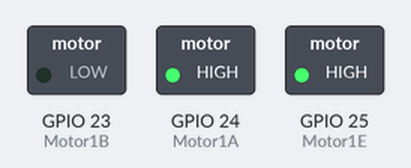
Bench run of a program on a simulated Raspberry Pi (BCM pin numbers). On the bench: switched loads named in the program (green lamp = pin HIGH).

Above: at 2.5 s.
At 7.5 s:
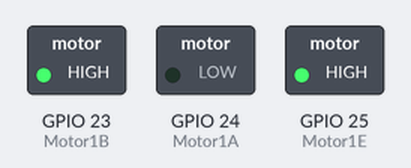
Timing chart, 0 to 11.5 s (numbered marks = the images above):
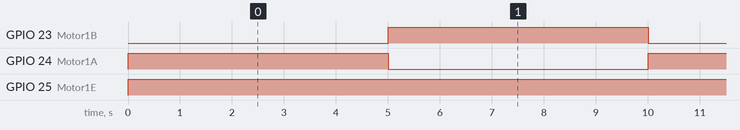

Measured:
- by itself, GPIO 23 (Motor1B), GPIO 24 (Motor1A): alternates HIGH for 5.0 s and LOW for 5.0 s
- by itself, GPIO 25 (Motor1E): LOW → HIGH at 0.00 s

The program:

motor_control.py
```python
import RPi.GPIO as GPIO
from time import sleep

Motor1A = 24
Motor1B = 23
Motor1E = 25

def setup():
    GPIO.cleanup()
    GPIO.setmode(GPIO.BCM)
    GPIO.setup(Motor1A, GPIO.OUT)
    GPIO.setup(Motor1B, GPIO.OUT)
    GPIO.setup(Motor1E, GPIO.OUT)

def loop():
    #forwards
    GPIO.output(Motor1A, GPIO.HIGH)
    GPIO.output(Motor1B, GPIO.LOW)
    GPIO.output(Motor1E, GPIO.HIGH)
    sleep(5)
    #backwards
    GPIO.output(Motor1A, GPIO.LOW)
    GPIO.output(Motor1B, GPIO.HIGH)
    GPIO.output(Motor1E, GPIO.HIGH)
    sleep(5)
    #stop
    GPIO.output(Motor1E, GPIO.LOW)


def destroy():
    print("Destroyed")
    GPIO.cleanup()

if __name__ == '__main__':
    setup()
    try:
        while True:
            loop()
    except KeyboardInterrupt:
            destroy()
```
